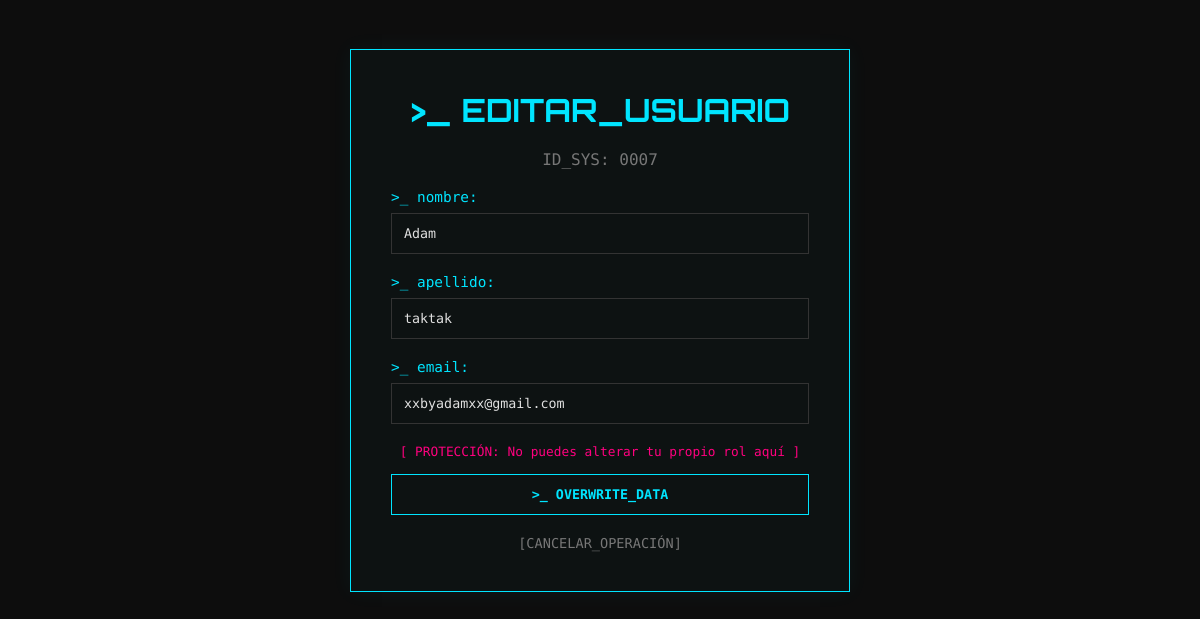
The page /admin/admin_edit_user.php?id=7 (signed in) on the database its author committed.
### tables this page shows
CREATE TABLE `users` (
  `id` int NOT NULL,
  `first_name` varchar(50) NOT NULL,
  `last_name` varchar(50) NOT NULL,
  `email` varchar(100) NOT NULL,
  `password` varchar(255) NOT NULL,
  `user_role` enum('admin','normal') DEFAULT 'normal'
);

### admin/admin_edit_user.php (the view, shortened to what this page needs)
<?php
include "../model/conn.php";
$target_id = $_GET['id'];
$stmt = $conn->prepare("SELECT * FROM users WHERE id = ?");
$stmt->bind_param("i", $target_id);
$stmt->execute();
$result = $stmt->get_result();
$u = $result->fetch_object();
?>
<!DOCTYPE html>
<html lang="es">
<head>
    <link rel="stylesheet" href="../styles.css?v=<?php echo time(); ?>">
</head>
<body>
    <div class="auth-wrapper">
        <div class="auth-container" style="border-color: #00E5FF; width: 100%; max-width: 500px; box-sizing: border-box; margin: 0 auto;">
            <h2 style="color:#00E5FF; font-family:'Orbitron'; text-align:center; margin-bottom:20px; word-break: break-word; font-size: clamp(1.5rem, 5vw, 2rem);">>_ EDITAR_USUARIO</h2>
            <p style="text-align: center; color: #777; margin-bottom: 20px;">ID_SYS: <?php echo sprintf('%04d', $u->id); ?></p>
            <form action="../controllers/admin_user_controller.php" method="POST">
                <div class="form-group">
                    <label style="color: #00E5FF;">>_ nombre:</label>
                    <input type="text" name="firstName" value="<?php echo htmlspecialchars($u->first_name); ?>" required>
                </div>
                <div class="form-group">
                    <label style="color: #00E5FF;">>_ apellido:</label>
                    <input type="text" name="lastName" value="<?php echo htmlspecialchars($u->last_name); ?>" required>
                </div>
                <div class="form-group">
                    <label style="color: #00E5FF;">>_ email:</label>
                    <input type="email" name="email" value="<?php echo htmlspecialchars($u->email); ?>" required>
                </div>
                <?php if ($u->id != $_SESSION['id']): ?>
                    <div class="form-group">
                        <label style="color: #00E5FF;">>_ rol:</label>
                        <select name="role" style="width: 100%; padding: 12px; background: transparent; border: 1px solid #333; color: #E0E0E0; font-family: 'Fira Code';">
                            <option value="normal" <?php if($u->user_role === 'normal') echo 'selected'; ?> style="background: #0D0D0D;">normal</option>
                            <option value="admin" <?php if($u->user_role === 'admin') echo 'selected'; ?> style="background: #0D0D0D;">admin</option>
                        </select>
                    </div>
                <?php else: ?>
                    <p style="color: #FF007F; font-size: 0.8rem; text-align: center; margin-bottom: 15px;">[ PROTECCIÓN: No puedes alterar tu propio rol aquí ]</p>
                <?php endif; ?>
                <button type="submit" name="action" value="edit_user" class="btn" style="border-color: #00E5FF; color: #00E5FF;">>_ OVERWRITE_DATA</button>
            </form>
            <div class="toggle-form"><a href="admin_users.php" style="color: #777;">[CANCELAR_OPERACIÓN]</a></div>
        </div>
    </div>
</body>
</html>

### styles.css (style rules this page uses)
* { box-sizing: border-box; margin: 0; padding: 0; }
body { background-color: #0D0D0D; color: #E0E0E0; font-family: 'Fira Code', monospace; min-height: 100vh; }
.btn { padding: 12px; background: transparent; border: 1px solid #39FF14; color: #39FF14; font-family: 'Fira Code', monospace; font-weight: bold; text-transform: uppercase; cursor: pointer; text-decoration: none; text-align: center; margin-top: auto; display: inline-block; width: 100%; transition: all 0.2s ease-in-out; }
.auth-wrapper { display: flex; justify-content: center; align-items: center; min-height: 80vh; }
.auth-container { border: 1px solid #00E5FF; padding: 40px; width: 400px; background: rgba(0, 229, 255, 0.02); box-shadow: 0 0 20px rgba(0, 229, 255, 0.05); }
.form-group { margin-bottom: 20px; }
label { display: block; color: #00E5FF; margin-bottom: 8px; font-size: 0.9rem; }
input { width: 100%; padding: 12px; background: transparent; border: 1px solid #333; color: #E0E0E0; font-family: 'Fira Code', monospace; transition: border-color 0.3s; }
.toggle-form { text-align: center; margin-top: 20px; font-size: 0.85rem; }
.toggle-form a { color: #FF007F; text-decoration: none; transition: text-decoration 0.3s; }

### rows shown on the page
users: id "0007", firstName "Adam", lastName "taktak", email "xxbyadamxx@gmail.com"
